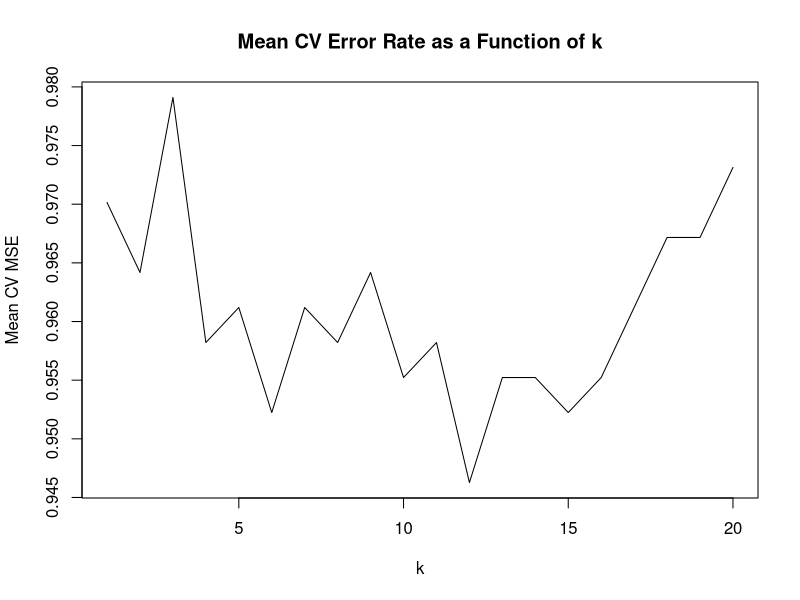

Generate this figure with R:
## ---- chunk 1
knitr::opts_chunk$set(echo = FALSE)

library(AER)
library(tidyverse)
library(fastDummies)
library(glmnet)
library(sjmisc)
library(class)
library(data.table)

## ---- chunk 2
Obs_1 = (0-1)^2 + (2-1)^2 + (2-1)^2
Obs_2 = (2-1)^2 + (1-1)^2 + (2-1)^2  
Obs_3 = (0-1)^2 + (0-1)^2 + (0-1)^2 
Obs_4 = (0-1)^2 + (1-1)^2 + (1-1)^2
Obs_5 = (0-1)^2 + (1-1)^2 + (2-1)^2 
Obs_6 = (1-1)^2 + (1-1)^2 + (3-1)^2 

dist_1 = sqrt(Obs_1)
dist_2 = sqrt(Obs_2)
dist_3 = sqrt(Obs_3)
dist_4 = sqrt(Obs_4)
dist_5 = sqrt(Obs_5)
dist_6 = sqrt(Obs_6)

d = (3 + 0.5 + 2.5)/3
## ---- chunk 3
question2 <- 2^30
## ---- chunk 4

data("Fatalities")

rows <- Fatalities %>%
  nrow()

rows_no_nas <- Fatalities %>%
  drop_na() %>%
  nrow()

data <- Fatalities %>%
  drop_na()

## ---- chunk 5

 q3 <- sapply(data, class)

## ---- chunk 6

data2 <- data %>%
  dummy_cols(select_columns = c("state", "breath", "jail", "service"), remove_selected_columns = TRUE, remove_first_dummy = TRUE) %>%
  select(-fatal, -nfatal, -fatal1517, -nfatal1517, -fatal1820, -nfatal1820, -fatal2124, -nfatal2124, -afatal) %>%
  move_columns(sfatal)

model_1 <- lm(data = data2, sfatal ~.)

summary_1 <- summary(model_1)

## ---- chunk 7

set.seed(222)

lasso_model <- cv.glmnet(x = data.matrix(data2[,1:70]),
                         y = as.numeric(data2[,71]),
                         nfold = 5,
                         standardize = TRUE)

# (round(lasso_model$cvm,3)) 
# print(lasso_model$lambda.min,3)

mse_min <- min(round(lasso_model$cvm,3))
# print(mse_min)

standard_error_min <- min(round(lasso_model$cvsd,3))
# print(standard_error_min)

check <- do.call( 'cbind', list(lambda = lasso_model$lambda,
                                mean = lasso_model$cvm,
                                sd = lasso_model$cvsd,
                                cvup = lasso_model$cvup,
                                cvlo = lasso_model$cvlo)) 

check2 <- data.frame(check) %>%
  arrange(mean) %>%
  head(1) %>%
  round(3)
#  print()

# print(round(lasso_model$lambda.1se,3))

## ---- chunk 8

  set.seed(222)

  cross_validation_KNN  <- function(data_x, data_y, k_seq, kfolds) {
    
    fold_ids      <- rep(seq(kfolds), ceiling(nrow(data_x) / kfolds))
    fold_ids      <- fold_ids[1:nrow(data_x)]
    fold_ids      <- sample(fold_ids, length(fold_ids))
    CV_error_mtx  <- matrix(0, 
                            nrow = length(k_seq), 
                            ncol = kfolds)
    for (k in k_seq) {
      for (fold in 1:kfolds) {

        knn_fold_model    <- knn(train = data_x[which(fold_ids != fold),],
                                 test = data_x[which(fold_ids == fold),],
                                 cl = data_y[which(fold_ids != fold)],
                                 k = k)
        CV_error_mtx[k,fold]  <- mean(knn_fold_model !=
                                      data_y[which(fold_ids == fold)])
      }
    }
    return(CV_error_mtx)
  }


  knn_cv_error <- cross_validation_KNN(data_x = data2[,-71],
                                       data_y = data2[,71],
                                       k_seq = seq(20),
                                       kfolds = 5)
#  View(knn_cv_error)
  
  mean_cv_error <- rowMeans(knn_cv_error)

#  which.min(mean_cv_error)

## ---- chunk 9

  plot(seq(20),
       mean_cv_error,
       type = "l",
       main = "Mean CV Error Rate as a Function of k",
       ylab = "Mean CV MSE",
       xlab = "k")
